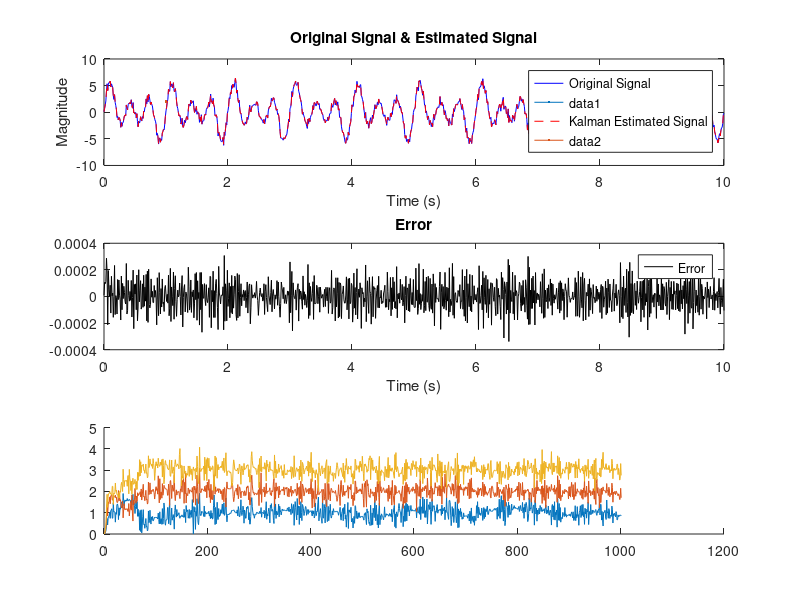

Reproduce this figure in MATLAB. (Note: this script raises an error after producing the figure.)
clc,clear all, close;
% Written By: Rasit
% Kalman Filter Based Fourier Series Decomposition
% Date: 06-Jul-2024
%%
fs = 100;             % Sampling Freq (Hz)
t_span = 0:1/fs:10;   % Time Vector (Sn)
f1 = 1;             % First Harmonics  (Hz)
f2 = 2;             % Second Harmonics (Hz)
f3 = 3;             % Third Harmonics  (Hz)
y = 1*sin(2*pi*f1*t_span) + 2*sin(2*pi*f2*t_span) + 3*sin(2*pi*f3*t_span); % Signal
y = y + 0.5*randn(size(y));  % Noise
noh = 3;  % Number of Harmonics

% Kalman filter Parameters
P = 1e3*eye(2*noh);
Q = 1e3*eye(2*noh);   
R = 0.5;  % Measurement Noise Cov
x_est = zeros(2*noh, 1);  % Kalman Initial State Value

F = eye(2*noh);       % State Transition Matrix
H = zeros(1, 2*noh);  % Measurement (State Selection) Matrix

x_estimates = zeros(length(y), 2*noh);

figure('units','normalized','outerposition',[0 0 1 1],'color','w')
for k = 1:length(y)
    for n = 1:noh
        H(1, 2*n-1) = cos(2*pi*n*t_span(k));   % Signal Even Component
        H(1, 2*n) = sin(2*pi*n*t_span(k));     % Signal Odd  Component
    end 

    % Prediction Phase
    x_pred = F * x_est;
    P_pred = F * P * F' + Q;
    K = P_pred * H' / (H * P_pred * H' + R);

    % Correction Phase 
    x_est = x_pred + K * (y(k) - H * x_pred);
    P = (eye(2*noh) - K * H) * P_pred;
    x_estimates(k, :) = x_est';
end

% Signal Reconstruction
y_est = zeros(1, length(t_span));
for k = 1:length(t_span)
    for n = 1:noh
        y_est(k) = y_est(k) + x_estimates(k, 2*n-1)*cos(2*pi*n*t_span(k)) + x_estimates(k, 2*n)*sin(2*pi*n*t_span(k));
    end
end

% Plot Phase
subplot(311);
plot(t_span, y, 'b', 'DisplayName', 'Original Signal',LineWidth=2),hold on
plot(t_span, y_est, 'r--', 'DisplayName', 'Kalman Estimated Signal',LineWidth=2);
xlabel('Time (s)');
ylabel('Magnitude');
title("Original Signal & Estimated Signal")
legend;

subplot(312);
plot(t_span, y - y_est, 'k', 'DisplayName', 'Error');
xlabel('Time (s)');
title("Error")
legend;

subplot(313)
hold on
plot(x_estimates(:,2)),plot(x_estimates(:,4)),plot(x_estimates(:,6))
yline(1),yline(2),yline(3)
xlabel('Number of Samples');
title("Harmonics")
